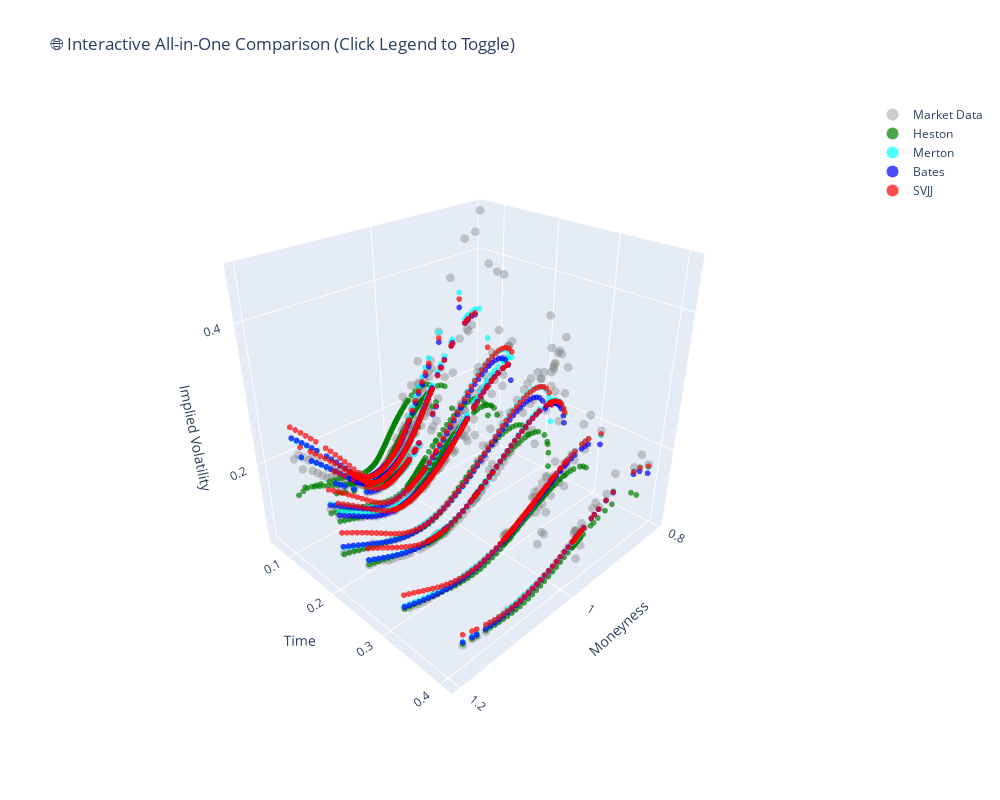

Source (notebook cell):
### Markdown cell above
---

## 9. Advanced Visualization (Interactive & Deep Dive)

추가 분석을 위한 심화 시각화입니다.

1. **Interactive All-in-One 3D**: 모든 모델을 한 화면에 겹쳐서 비교 (범례 클릭으로 On/Off)
2. **2D Cross-Section**: 특정 만기일(단기/중기/장기)의 단면을 잘라서 정밀 비교
3. **Error Surface**: (모델 - 시장) 오차 자체를 3D로 시각화

### Code cell
# =============================================================================
# 1. Interactive All-in-One 3D Surface
# =============================================================================
fig = go.Figure()

# Market Data (Gray Dots)
fig.add_trace(go.Scatter3d(
    x=df_surface['moneyness'], y=df_surface['T'], z=df_surface['iv'],
    mode='markers', marker=dict(size=3, color='gray', opacity=0.4),
    name='Market Data'
))

# Models (Surfaces/Markers)
model_runs = [
    ('Heston', iv_heston, 'green'),
    ('Merton', iv_merton, 'cyan'),
    ('Bates', iv_bates, 'blue'),
    ('SVJJ', iv_svjj, 'red')
]

for name, iv_data, color in model_runs:
    fig.add_trace(go.Scatter3d(
        x=df_surface['moneyness'], y=df_surface['T'], z=iv_data,
        mode='markers', marker=dict(size=2, color=color, opacity=0.7),
        name=name,
        visible=True  # All visible by default
    ))

fig.update_layout(
    title='🌐 Interactive All-in-One Comparison (Click Legend to Toggle)',
    scene=dict(
        xaxis_title='Moneyness', yaxis_title='Time', zaxis_title='Implied Volatility',
        camera=dict(eye=dict(x=1.5, y=1.5, z=1.2))
    ),
    width=1000, height=800,
    legend=dict(itemsizing='constant')
)
fig.show()

### Figure 1 — Plotly figure (JSON) as saved in the notebook; plotly's stock layout.template omitted (floating-point values rounded to 4 significant figures; data arrays with more than 128 entries replaced by an {"elided": "..."} marker saying what was removed)
{"data": [{"marker": {"color": "gray", "opacity": 0.4, "size": 3}, "mode": "markers", "name": "Market Data", "type": "scatter3d", "x": {"elided": "722 float values"}, "y": {"elided": "722 float values"}, "z": {"elided": "722 float values"}}, {"marker": {"color": "green", "opacity": 0.7, "size": 2}, "mode": "markers", "name": "Heston", "type": "scatter3d", "visible": true, "x": {"elided": "722 float values"}, "y": {"elided": "722 float values"}, "z": {"elided": "722 float values"}}, {"marker": {"color": "cyan", "opacity": 0.7, "size": 2}, "mode": "markers", "name": "Merton", "type": "scatter3d", "visible": true, "x": {"elided": "722 float values"}, "y": {"elided": "722 float values"}, "z": {"elided": "722 float values"}}, {"marker": {"color": "blue", "opacity": 0.7, "size": 2}, "mode": "markers", "name": "Bates", "type": "scatter3d", "visible": true, "x": {"elided": "722 float values"}, "y": {"elided": "722 float values"}, "z": {"elided": "722 float values"}}, {"marker": {"color": "red", "opacity": 0.7, "size": 2}, "mode": "markers", "name": "SVJJ", "type": "scatter3d", "visible": true, "x": {"elided": "722 float values"}, "y": {"elided": "722 float values"}, "z": {"elided": "722 float values"}}], "layout": {"height": 800, "legend": {"itemsizing": "constant"}, "scene": {"camera": {"eye": {"x": 1.5, "y": 1.5, "z": 1.2}}, "xaxis": {"title": {"text": "Moneyness"}}, "yaxis": {"title": {"text": "Time"}}, "zaxis": {"title": {"text": "Implied Volatility"}}}, "title": {"text": "🌐 Interactive All-in-One Comparison (Click Legend to Toggle)"}, "width": 1000}}
